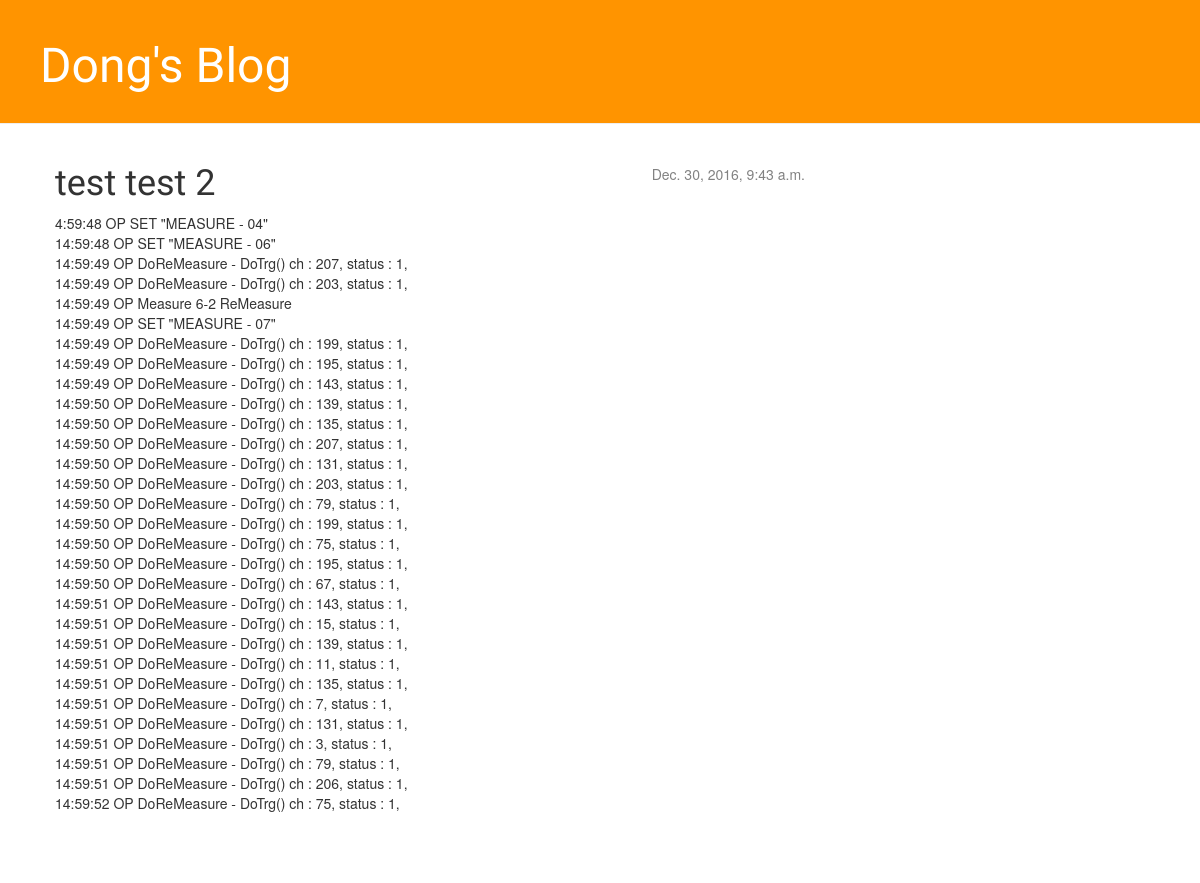
Screenshot of /post/3/ with the database file from the repository.
### blog/models.py (models this page shows, shortened)
class Post(models.Model):
    author = models.ForeignKey('auth.User')
    title = models.CharField(max_length=200)
    text = models.TextField()
    created_date = models.DateTimeField(
            default=timezone.now)
    published_date = models.DateTimeField(
            blank=True, null=True)

### blog/views.py (the view)
# urls.py: url(r'^post/(?P<pk>[0-9]+)/$', views.post_detail, name='post_detail'),
def post_detail(request, pk):
    post = get_object_or_404(Post, pk=pk)
    return render(request, 'blog/post_detail.html', {'post': post})

### blog/templates/blog/post_detail.html (shortened to what this page needs)
{% extends 'blog/base.html' %}
{% block content %}
    <div class="post">
        {% if post.published_date %}
            <div class="date">
                {{ post.published_date }}
            </div>
        {% endif %}
        <h1>{{ post.title }}</h1>
        <p>{{ post.text|linebreaksbr }}</p>
    </div>
{% endblock %}

### blog/templates/blog/base.html (shortened to what this page needs)
{% load staticfiles %}
<html>
	<head>
		<link rel="stylesheet" href="//maxcdn.bootstrapcdn.com/bootstrap/3.2.0/css/bootstrap.min.css">
        <link rel="stylesheet" href="//maxcdn.bootstrapcdn.com/bootstrap/3.2.0/css/bootstrap-theme.min.css">
        <link rel="stylesheet" href="{% static 'css/blog.css' %}">
    </head>
    <body>
		 <div class="page-header">
            <h1><a href="">Dong's Blog</a></h1>
        </div>
		<div class="content container">
    <div class="row">
        <div class="col-md-8">
               {% block content %}
            {% endblock %}
        </div>
    </div>
</div>
        </body>
	</body>
</html>

### blog/static/css/blog.css (style rules this page uses)
.page-header { background-color: #ff9400; margin-top: 0; padding: 20px 20px 20px 40px; }
.page-header h1, .page-header h1 a, .page-header h1 a:visited, .page-header h1 a:active { color: #ffffff; font-size: 36pt; text-decoration: none; }
.content { margin-left: 40px; }
h1, h2, h3, h4 { font-family: 'Lobster', cursive; }
.date { float: right; color: #828282; }
.post { margin-bottom: 70px; }

### rows the page displays
Post: published_date "Dec. 30, 2016, 9:43 a.m.", title "test test 2", text "4:59:48 OP SET \"MEASURE - 04\" 14:59:48 OP SET \"MEASURE - 06\" 14:59:49 OP DoReMeasure - DoTrg() ch : 207, status : 1, 14:59:49 OP DoReMeasure - DoTrg() ch : 203, status : 1, 14:59:49 OP Measure 6-2 ReMeasure 14:59:49 OP SET \"MEASURE - 07\" 14:59:49 OP DoReMeasure - DoTrg() ch : 199, status : 1, 14:59:49 OP DoReMeasure - DoTrg() ch : 195, status : 1, 14:59:49 OP DoReMeasure - DoTrg() ch : 143, status : 1, 14:59:50 OP DoReMeasure - DoTrg() ch : 139, status : 1, 14:59:50 OP DoReMeasure - DoTrg() ch : 135, status : 1, 14:59:50 OP DoReMeasure - DoTrg() ch : 207, status : 1, 14:59:50 OP DoReMeasure - DoTrg() ch : 131, status : 1, 14:59:50 OP DoReMeasure - DoTrg() ch : 203, status : 1, 14:59:50 OP…"
